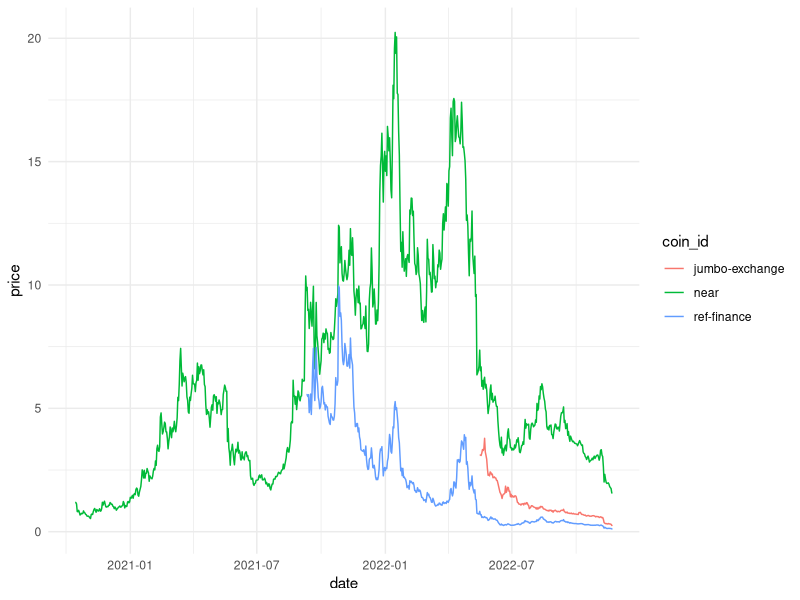

This figure's R source:
# Let’s take a closer look at some of the biggest and best-known projects in the NEAR ecosystem.
# Choose one of the Top projects in the NEAR ecosystem (a list can be found below). 
# Analyze the project and its health.
# You can include baseline measures, e.g. token price (if applicable), transaction volume, etc., but go beyond that and apply your analysis skills. 
# Choose and define at least 2 measures of ecosystem health, and assess how the project is performing on those metrics.
# Grand prize winners will also compare the project to at least one other Top NEAR project using the 2 measures provided.

# aclarar tablas que usamos (y qué significan), y otras fuentes como Coingecko, además de que lo hicimos vía Shroom_SDK
# posible baseline el día que arranca Jumbo
# de las tablas queremos tener (como medidas de salud del ecosistema -recordar definirlas metodológicamente-):
  # precio -- ok
  # volumen de transacciones (solo estables -in swap-) -- ok (también hay volumen Coingecko)
  # usuarios diarios -- ok
  # nuevos usuarios 
  # active users (7 days, 30 days, etc)


## El volumen de comercio en 24 horas hace referencia a la cantidad de una criptomoneda 
## que se ha comprado y vendido en todos los intercambios en las últimas 24 horas 
## en el mercado al contado. 


library(tidyverse)


# reading data (last updated 2022-11-22)

swaps <- read_csv("11-2022 - NEAR - Comparing The Top Projects/Data/swaps.csv")
prices <- read_csv("11-2022 - NEAR - Comparing The Top Projects/Data/prices.csv")


# plot 


ggplot(prices, aes(x = date, y = price, color = coin_id) ) +
  geom_line() +
  theme_minimal()
